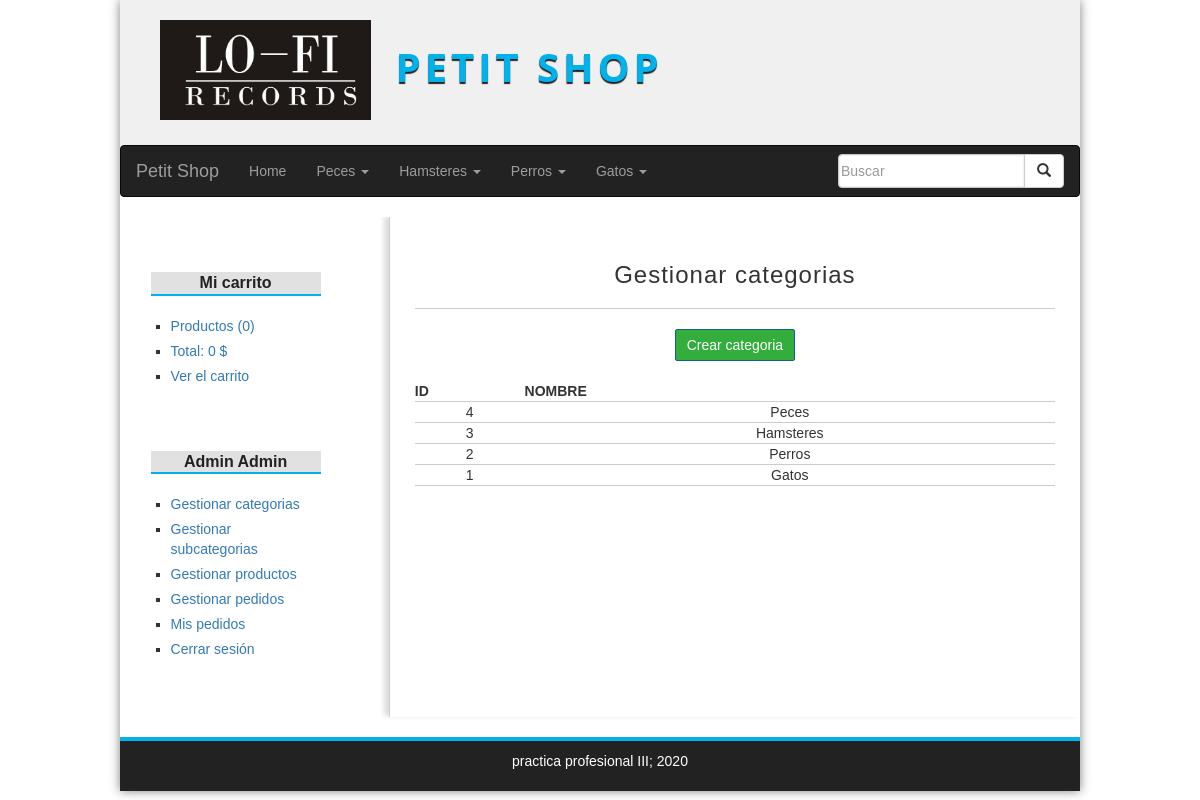
Page /categoria/index (signed in) on the committed database.
### tables this page shows
CREATE TABLE `categorias` (
  `id` int(255) NOT NULL AUTO_INCREMENT,
  `nombre` varchar(255) NOT NULL,
  PRIMARY KEY (`id`)
);

### config/db.php (called while the page is built)
<?php
class dataBase{
    public static function connect(){
        $db = new mysqli(env('DB_HOST'), env('DB_USERNAME'), env('DB_PASSWORD'), env('DB_NAME'));
        $db->query("SET NAMES 'utf8'");
        return $db;
    }
}

### helpers/utils.php (called while the page is built, shortened)
<?php
class Utils{
	public static function showCategorias(){
		require_once 'models/categoria.php';
		$categoria = new Categoria();
		$categorias = $categoria->getAll();
		return $categorias;
	}
}

### models/categoria.php (called while the page is built, shortened)
<?php
class Categoria{
	private $db;
	public function __construct() {
		$this->db = Database::connect();
	}
	public function getAll(){
		$categorias = $this->db->query("SELECT * FROM categorias ORDER BY id DESC;");
		return $categorias;
	}
}

### controllers/categoriaController.php (called while the page is built, shortened)
<?php
require_once 'models/categoria.php';
class categoriaController{
    public function index(){
        $categoria = new categoria();
        $categorias = $categoria->getAll();
        require_once 'views/categoria/index.php';
    }
}

### views/categoria/index.php (the view)
<h1>Gestionar categorias</h1>
<a href="<?=base_url?>categoria/crear" class="button button-small">
    Crear categoria
</a>
<table>
    <tr>
        <th>ID</th>
        <th>NOMBRE</th>
    </tr>
<?php while($cat = $categorias->fetch_object()): ?>
    <tr>
        <td><?=$cat->id;?></td>
        <td><?=$cat->nombre;?></td>
    </tr>
<?php endwhile; ?>
</table>

### views/layout/header.php (shortened to what this page needs)
<!DOCTYPE HTML>
<html lang="es">
<head>
    <link rel="stylesheet" href="<?=base_url?>assets/css/styles.css" />
    <link rel="stylesheet" href="https://maxcdn.bootstrapcdn.com/bootstrap/3.4.1/css/bootstrap.min.css">
</head>
<body>
<div id="container">
    <header id="header">
        <div id="logo">
            <img src="<?=base_url?>assets/img/lo-firecords.jpg" alt="pet logo" />
            <a href="<?=base_url?>">
                Petit shop
            </a>
        </div>
    </header>
    <?php $categorias = Utils::showCategorias(); ?>
    <nav class="navbar navbar-inverse">
        <div class="container-fluid">
            <div class="navbar-header">
                <a class="navbar-brand" href="#">Petit Shop</a>
            </div>
            <ul class="nav navbar-nav">
                <li><a href="<?=base_url?>">Home</a></li>
                <?php while($cat = $categorias->fetch_object()): ?>
                    <li class="dropdown">
                        <a class="dropdown-toggle" data-toggle="dropdown" href="#"><?=$cat->nombre?>
                            <span class="caret"></span>
                        </a>
                    </li>
                <?php endwhile; ?>
            </ul>
            <form class="navbar-form navbar-right" action="<?=base_url?>producto/buscar" method="post">
                <div class="input-group">
                    <input class="form-control" name="busqueda" type="text" placeholder="Buscar" aria-label="Search">
                    <div class="input-group-btn">
                        <button class="btn btn-default" type="submit">
                            <i class="glyphicon glyphicon-search"></i>
                        </button>
                    </div>
                </div>
            </form>
        </div>
    </nav>
    <div id="content">

### assets/css/styles.css (style rules this page uses)
* { padding: 0px; margin: 0px; font-family: sans-serif, Helvetica, Arial; }
a { color: #01B1EA; }
table { text-align: center; width: 100%; border-bottom: 1px solid #ccc; }
td { border-top: 1px solid #ccc; padding: 2px; }
#container { width: 80%; margin: 0px auto; box-shadow: 0px 0px 10px gray; background: white; }
#header { height: 145px; background: #F0F0F0; }
#logo { padding: 20px; margin-left: 20px; float:left; }
#logo img { float:left; height: 100px; }
#logo a { float:left; font-size: 40px; letter-spacing: 4px; font-family: 'Open Sans', Helvetica, Arial; text-transform: uppercase; color: #01B1EA; font-weight: bold; text-decoration: none; margin-top: 18px; margin-left: 25px; text-shadow: 0px 2px 1px #222222; transition: all 300ms; }
#buscador input[type="submit"], button, .button { border-radius: 2px; width: max-content; padding: 5px; padding-left: 15px; padding-right: 15px; color: white; background: #2979CD; border: 1px solid #11608E; cursor: pointer; align-items: normal; margin-left: auto; margin-right: auto; }
#content { margin: 0px auto; overflow: hidden; background: white; }
label, input[type="text"], input[type="password"], input[type="email"], input[type="number"], select, textarea { display:block; width: 95%; margin-bottom: 2px; }
input[type="text"], input[type="password"], input[type="email"], input[type="number"], select, textarea { border: 1px solid #C9C9C9; box-shadow: 0px 0px 2px #ccc inset; background: white; padding: 2px; color: gray; transition: all 300ms; }
input[type="button"], input[type="submit"], button, .button { display: block; border-radius: 2px; width: auto; padding: 5px; padding-left: 10px; padding-right: 10px; color: white; background: #2979CD; border: 1px solid #11608E; cursor:pointer; }
.button { background: #33AE3D; color: white !important; text-decoration: none; }
.button-small { width: 120px; text-align: center; margin-bottom: 20px; }
label, input[type="button"], input[type="submit"], button { display:block; margin-top: 10px; }
#central h1 { font-size: 24px; font-weight: normal; letter-spacing: 1px; text-align: center; border-bottom: 1px solid #ccc; margin-bottom: 20px; padding: 20px; padding-top: 0px; }

### rows in the picture
categorias: nombre "Peces", id "4"
categorias: nombre "Hamsteres", id "3"
categorias: nombre "Perros", id "2"
categorias: nombre "Gatos", id "1"

### other values in the picture
$stats['count'] "0"
$stats['total'] "0"
$_SESSION['identity']->nombre "Admin"
$_SESSION['identity']->apellidos "Admin"
